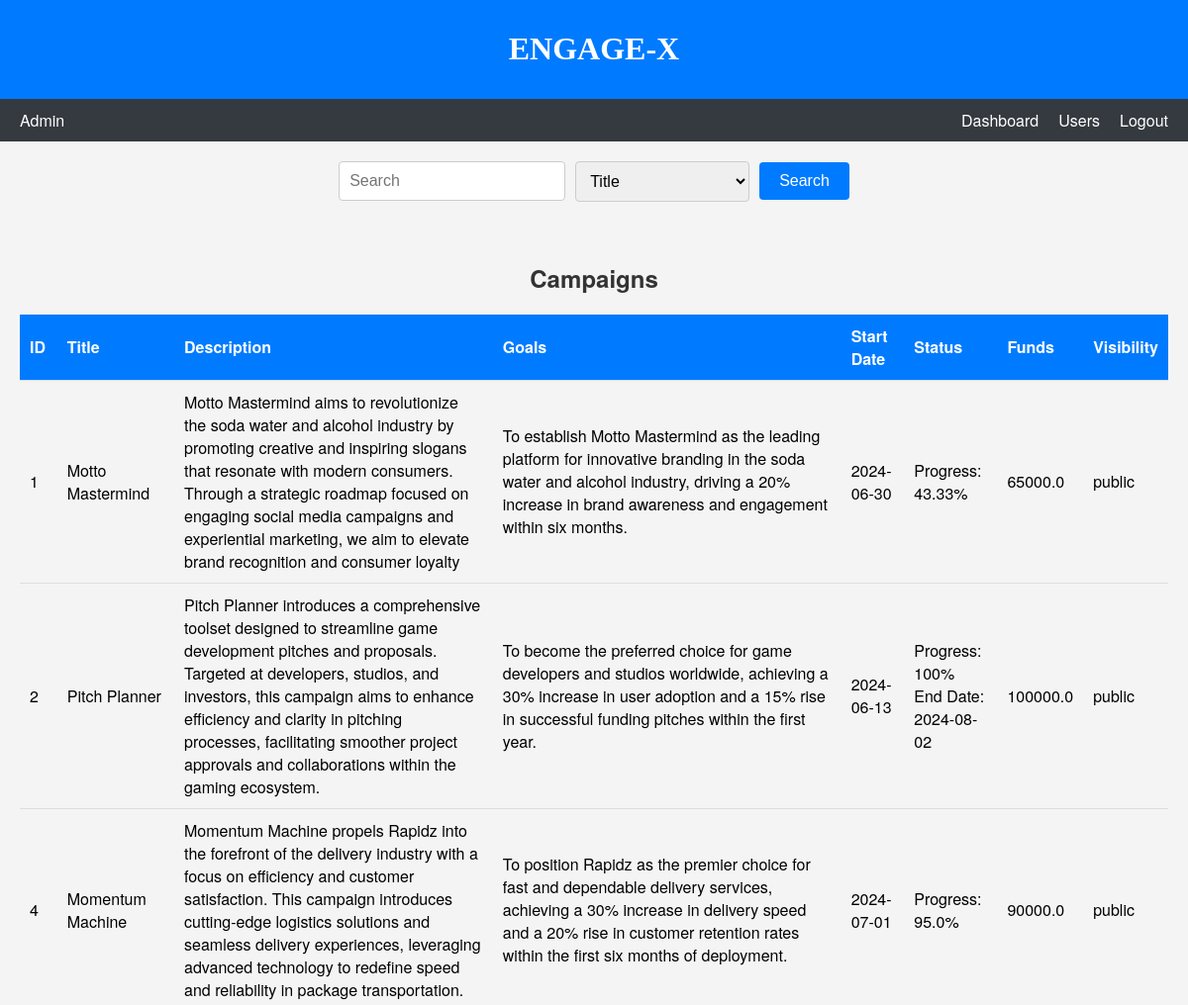
Before: /show_campaigns/all (upper part) with the older database file.
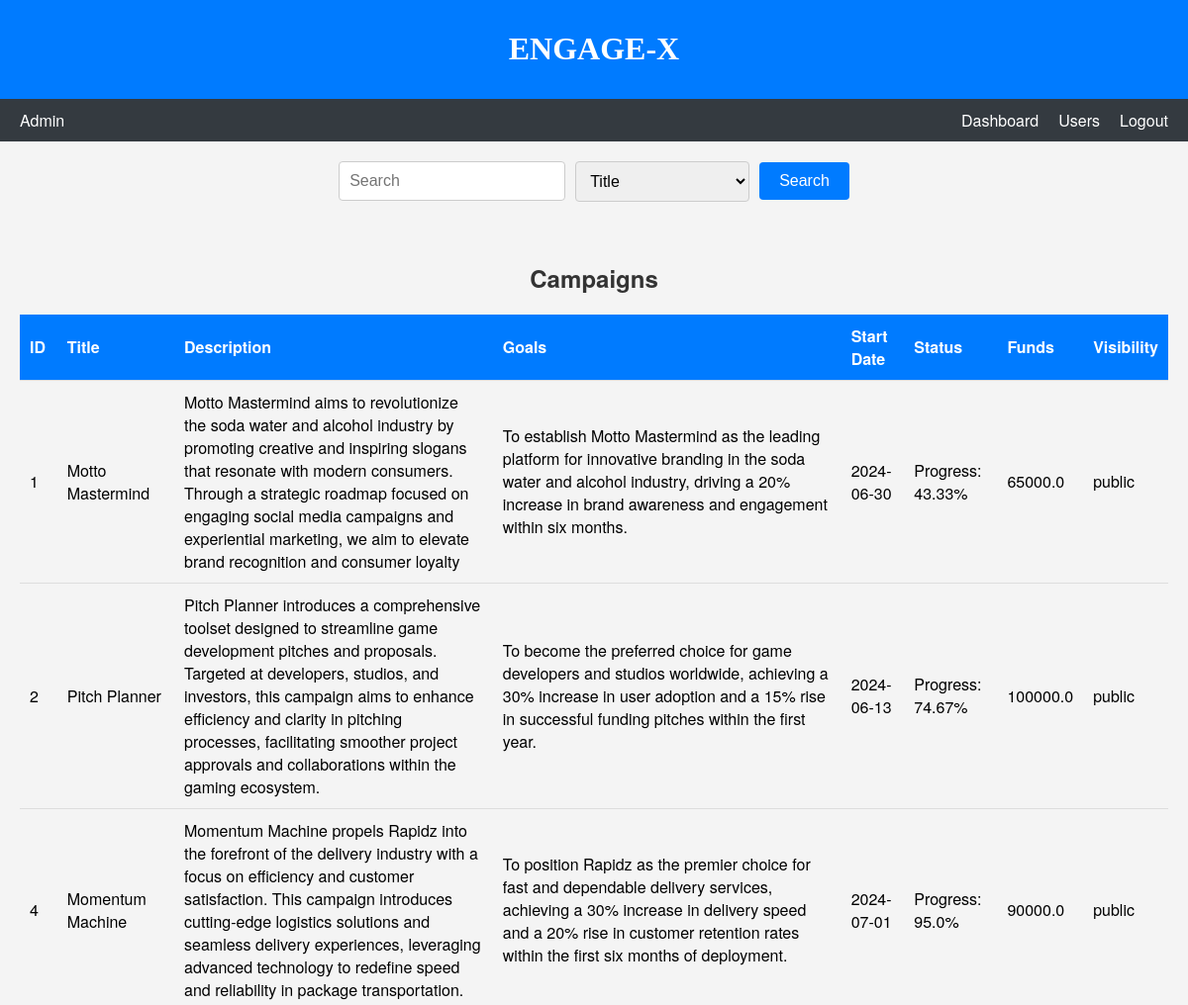
After: the same page with the newer database file.
### models.py (models this page shows)
class Campaign(db.Model):
    __tablename__ = "campaign"
    id = db.Column(db.Integer, primary_key=True, autoincrement=True)
    sponsor_id = db.Column(db.Integer, db.ForeignKey("user.id"), nullable=False)
    title = db.Column(db.String, nullable=False)
    description = db.Column(db.String, nullable=False)
    goals = db.Column(db.Text, nullable=False)
    start_date = db.Column(db.String, nullable=False)
    days = db.Column(db.Integer, nullable=False)
    funds = db.Column(db.Float, nullable=False)
    visibility = db.Column(db.String, nullable=False)  # public or private
    sponsor = db.relationship('User', back_populates='campaigns')
    ad_requests = db.relationship('AdRequest', back_populates='campaign')
    def get_end_date(self):
        start_date_obj = datetime.strptime(self.start_date, "%Y-%m-%d")
        end_date_obj = start_date_obj + timedelta(days=self.days)
        return end_date_obj.strftime("%Y-%m-%d")
    def get_progress(self):
        start_date_obj = datetime.strptime(self.start_date, "%Y-%m-%d")
        today = datetime.today()
        elapsed_days = (today - start_date_obj).days
        progress = "{:.2f}".format((elapsed_days / self.days) * 100)  # Format progress to 2 decimal places
        progress = min(max(float(progress), 0), 100)  # Ensure progress is between 0 and 100
        return progress

### app.py (the view, shortened to what this page needs)
@app.route('/show_campaigns/<type>')
def show_campaigns(type):
    if type == 'all':
        campaigns = Campaign.query.all()
    elif type == 'public':
        campaigns = Campaign.query.filter(Campaign.visibility == 'public').all()
    elif type == 'private':
        campaigns = Campaign.query.filter(Campaign.visibility == 'private').all()
    for campaign in campaigns:
        campaign.end_date = campaign.get_end_date()
        campaign.progress = campaign.get_progress()
    today_date = datetime.today().strftime("%Y-%m-%d")
    return rt('campaigns.html', campaigns=campaigns, today_date = today_date)

### templates/campaigns.html (shortened to what this page needs)
<!DOCTYPE html>
<html lang="en">
<head>
    <link rel="stylesheet" href="/static/css/admin_dashboard.css">
</head>
<body>
    <header>
        <h1>ENGAGE-X</h1>
    </header>
    <nav class="navbar">
        <div class="navbar-left">
            <span>Admin</span>
        </div>
        <div class="navbar-right">
            <a href="{{ url_for('admin_dashboard') }}">Dashboard</a>
            <a href="{{ url_for('show_users', type='all') }}">Users</a>
            <a href="{{ url_for('logout') }}">Logout</a>
        </div>
    </nav>
    <div id="search-bar" class="search-bar">
        <form action="{{ url_for('search_admin') }}" method="POST">
            <input type="text" name="search-input" placeholder="Search" id="search-input">
            <select name="tag" id="tag">
                <option value="title">Title</option>
            </select>
            <button id="search-button">Search</button>
        </form>
    </div>
    <section id="campaigns-section">
        <h2>{{ type|capitalize }} Campaigns</h2>
        <table>
            <thead>
                <tr>
                    <th>ID</th>
                    <th>Title</th>
                    <th>Description</th>
                    <th>Goals</th>
                    <th>Start Date</th>
                    <th>Status</th>
                    <th>Funds</th>
                    <th>Visibility</th>
                </tr>
            </thead>
            <tbody>
                {% for campaign in campaigns %}
                <tr>
                    <td>{{ campaign.id }}</td>
                    <td>{{ campaign.title }}</td>
                    <td>{{ campaign.description }}</td>
                    <td>{{ campaign.goals }}</td>
                    <td>{{ campaign.start_date }}</td>
                    <td>
                        Progress: {{ campaign.progress }}%
                        {% if campaign.end_date < today_date %}
                            <br>End Date: {{ campaign.end_date }}
                        {% endif %}
                    </td>
                    <td>{{ campaign.funds }}</td>
                    <td>{{ campaign.visibility }}</td>
                </tr>
                {% endfor %}
            </tbody>
        </table>
    </section>
</body>
</html>

Changed rows visible on the page:
changed Campaign "Pitch Planner": progress "100" → "74.67"; end_date "2024-08-02" → (not shown)
